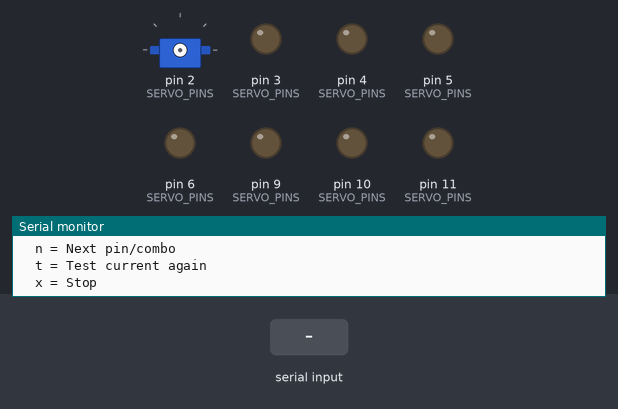
Simulated run of this sketch. Board: Arduino Uno, built with avr-gcc and run on an emulated ATmega328P. On the bench: servo, output pins drawn as LEDs (lit = HIGH), the last lines printed to the serial monitor. Dashed ring = blinking. Inputs (shaded band) come from the test bench.

Above: at 1.2 s.
1.3 s: "servo" received over Serial
At 1.85 s:
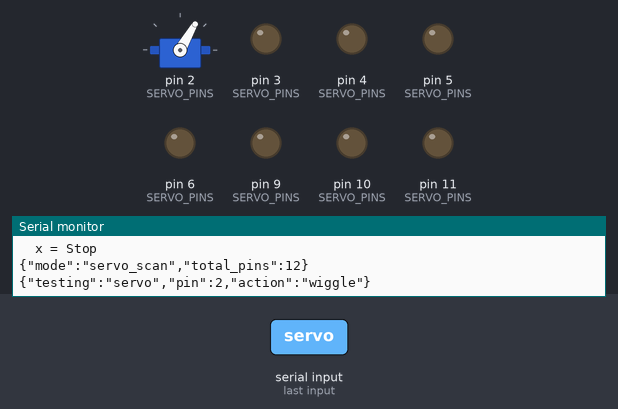
3.9 s: "motor" received over Serial
At 4.05 s:
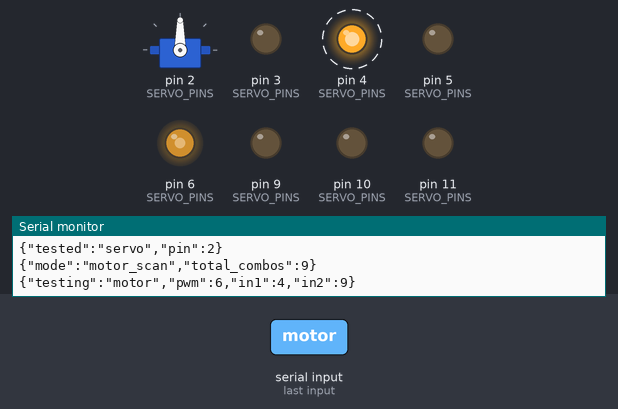
6.9 s: "n" received over Serial
At 7.05 s:
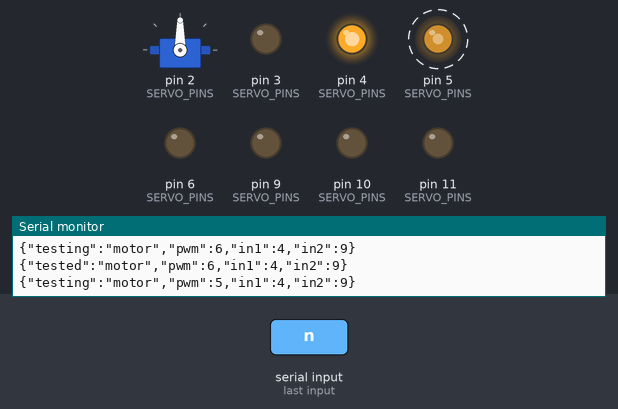
9.2 s: "x" received over Serial
Timing chart, 0 to 11.7 s (numbered marks = the images above; inputs shaded):
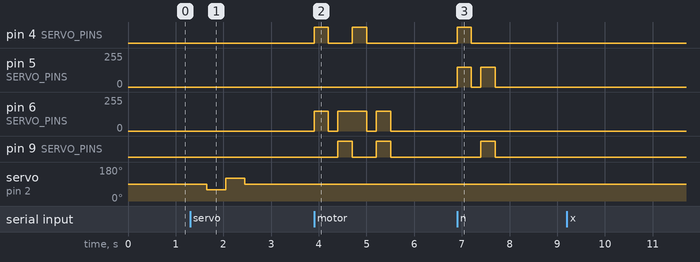

Measured:
- after the input at 1.3 s, servo on pin 2 (SERVO_PINS): 90° → 60° after 0.35 s, → 120° 0.40 s later, → 90° 0.40 s later
- after the input at 3.9 s, pin 4 (SERVO_PINS): alternates HIGH for 0.30 s and LOW for 0.50 s, 4 changes in all, then stays LOW, starting at once; pin 6 (SERVO_PINS): goes 150/255 0.30 s, 0/255 0.20 s, 150/255 0.60 s, 0/255 0.20 s, 150/255 0.30 s, then 0/255, starting at once
- after the input at 6.9 s, pin 4 (SERVO_PINS): LOW → HIGH at once, → LOW 0.30 s later; pin 5 (SERVO_PINS): alternates 150/255 for 0.30 s and 0/255 for 0.20 s, 4 changes in all, then stays 0/255, starting at once; pin 9 (SERVO_PINS): LOW → HIGH after 0.50 s, → LOW 0.30 s later

The sketch:

pin_probe.ino
```cpp
/*
 * Pin Probe - Find correct servo and motor pins
 *
 * This cycles through pins to help identify which one controls what.
 * Watch the serial monitor for which pin is being tested.
 */

#include <Servo.h>

Servo testServo;

// Pins to test for servo (avoiding 0,1 for serial)
const int SERVO_PINS[] = {2, 3, 4, 5, 6, 7, 8, 9, 10, 11, 12, 13};
const int NUM_SERVO_PINS = 12;

// Motor test combinations (PWM pin, IN1, IN2)
// PWM must be 3,5,6,9,10,11 on Uno
struct MotorPins {
  int pwm;
  int in1;
  int in2;
};

const MotorPins MOTOR_TESTS[] = {
  // M3 guesses based on schematic (lower TB6612)
  {6, 4, 9},   // My original guess
  {5, 4, 9},   // Alt PWM
  {3, 4, 9},   // Alt PWM
  {6, 3, 4},   // Alt direction pins
  {5, 3, 4},
  {9, 4, 3},
  {6, 9, 4},   // Swapped direction
  // M1/M2 for comparison (upper TB6612)
  {11, 13, 12}, // M1
  {10, 8, 7},   // M2
};
const int NUM_MOTOR_TESTS = 9;

int currentTest = 0;
String mode = "idle";  // "servo", "motor", "idle"
int servoIdx = 0;
int motorIdx = 0;

void setup() {
  Serial.begin(115200);
  while (!Serial) {}

  Serial.println("{\"event\":\"pin_probe_ready\"}");
  Serial.println("Commands:");
  Serial.println("  s = Start servo pin scan (watch for servo movement)");
  Serial.println("  m = Start motor pin scan (watch for wheel movement)");
  Serial.println("  n = Next pin/combo");
  Serial.println("  t = Test current again");
  Serial.println("  x = Stop");
}

void testServoPin(int pin) {
  // Detach from any previous pin
  testServo.detach();
  delay(50);

  // Attach to new pin
  testServo.attach(pin);

  Serial.print("{\"testing\":\"servo\",\"pin\":");
  Serial.print(pin);
  Serial.println(",\"action\":\"wiggle\"}");

  // Wiggle: 90 -> 60 -> 120 -> 90
  testServo.write(90);
  delay(300);
  testServo.write(60);
  delay(400);
  testServo.write(120);
  delay(400);
  testServo.write(90);
  delay(300);

  Serial.print("{\"tested\":\"servo\",\"pin\":");
  Serial.print(pin);
  Serial.println("}");
}

void testMotorPins(int pwm, int in1, int in2) {
  // Configure pins
  pinMode(pwm, OUTPUT);
  pinMode(in1, OUTPUT);
  pinMode(in2, OUTPUT);

  Serial.print("{\"testing\":\"motor\",\"pwm\":");
  Serial.print(pwm);
  Serial.print(",\"in1\":");
  Serial.print(in1);
  Serial.print(",\"in2\":");
  Serial.print(in2);
  Serial.println("}");

  // Forward pulse
  digitalWrite(in1, HIGH);
  digitalWrite(in2, LOW);
  analogWrite(pwm, 150);
  delay(300);

  // Stop
  analogWrite(pwm, 0);
  digitalWrite(in1, LOW);
  digitalWrite(in2, LOW);
  delay(200);

  // Reverse pulse
  digitalWrite(in1, LOW);
  digitalWrite(in2, HIGH);
  analogWrite(pwm, 150);
  delay(300);

  // Stop
  analogWrite(pwm, 0);
  digitalWrite(in1, LOW);
  digitalWrite(in2, LOW);

  Serial.print("{\"tested\":\"motor\",\"pwm\":");
  Serial.print(pwm);
  Serial.print(",\"in1\":");
  Serial.print(in1);
  Serial.print(",\"in2\":");
  Serial.print(in2);
  Serial.println("}");
}

void loop() {
  if (Serial.available()) {
    char c = Serial.read();

    if (c == 's') {
      mode = "servo";
      servoIdx = 0;
      Serial.println("{\"mode\":\"servo_scan\",\"total_pins\":12}");
      testServoPin(SERVO_PINS[servoIdx]);
    }
    else if (c == 'm') {
      mode = "motor";
      motorIdx = 0;
      Serial.println("{\"mode\":\"motor_scan\",\"total_combos\":9}");
      testMotorPins(MOTOR_TESTS[motorIdx].pwm,
                    MOTOR_TESTS[motorIdx].in1,
                    MOTOR_TESTS[motorIdx].in2);
    }
    else if (c == 'n') {
      if (mode == "servo") {
        servoIdx = (servoIdx + 1) % NUM_SERVO_PINS;
        testServoPin(SERVO_PINS[servoIdx]);
      }
      else if (mode == "motor") {
        motorIdx = (motorIdx + 1) % NUM_MOTOR_TESTS;
        testMotorPins(MOTOR_TESTS[motorIdx].pwm,
                      MOTOR_TESTS[motorIdx].in1,
                      MOTOR_TESTS[motorIdx].in2);
      }
    }
    else if (c == 't') {
      if (mode == "servo") {
        testServoPin(SERVO_PINS[servoIdx]);
      }
      else if (mode == "motor") {
        testMotorPins(MOTOR_TESTS[motorIdx].pwm,
                      MOTOR_TESTS[motorIdx].in1,
                      MOTOR_TESTS[motorIdx].in2);
      }
    }
    else if (c == 'x') {
      mode = "idle";
      testServo.detach();
      // Turn off all motor pins
      for (int i = 0; i < NUM_MOTOR_TESTS; i++) {
        analogWrite(MOTOR_TESTS[i].pwm, 0);
        digitalWrite(MOTOR_TESTS[i].in1, LOW);
        digitalWrite(MOTOR_TESTS[i].in2, LOW);
      }
      Serial.println("{\"mode\":\"stopped\"}");
    }
  }
}
```
